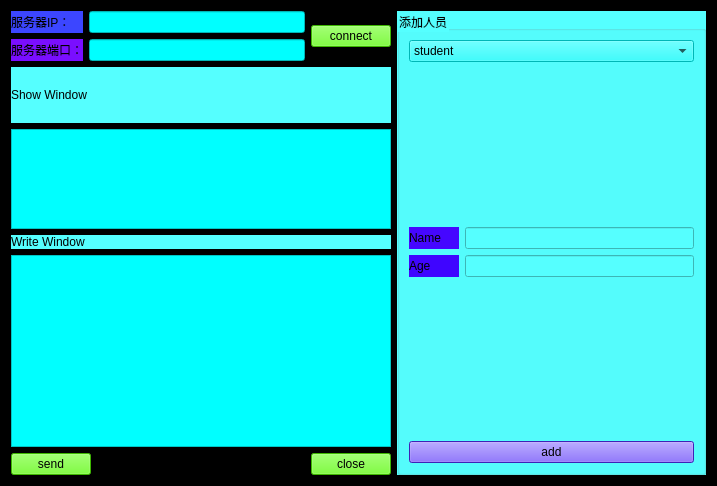
<?xml version="1.0" encoding="UTF-8"?>
<ui version="4.0">
 <class>ClientWidget</class>
 <widget class="QWidget" name="ClientWidget">
  <property name="geometry">
   <rect>
    <x>0</x>
    <y>0</y>
    <width>717</width>
    <height>486</height>
   </rect>
  </property>
  <property name="windowTitle">
   <string>Form</string>
  </property>
  <property name="styleSheet">
   <string notr="true">QWidget{
	
	background-color: rgb(85, 255, 255);
	background-color: rgb(0, 0, 0);
}

QLineEdit{
background-color: rgb(255, 244, 252);
	background-color: rgb(0, 255, 255);
}
QPushButton{
background-color: rgb(255, 170, 0);
	background-color: rgb(85, 255, 0);
	
}
QComboBox{
background-color: rgb(0, 255, 255);
}</string>
  </property>
  <layout class="QHBoxLayout" name="horizontalLayout_8">
   <item>
    <layout class="QHBoxLayout" name="horizontalLayout_7">
     <item>
      <layout class="QVBoxLayout" name="verticalLayout_6">
       <item>
        <layout class="QHBoxLayout" name="horizontalLayout_4">
         <item>
          <layout class="QVBoxLayout" name="verticalLayout">
           <item>
            <layout class="QHBoxLayout" name="horizontalLayout_2">
             <item>
              <widget class="QLabel" name="labelIP">
               <property name="minimumSize">
                <size>
                 <width>72</width>
                 <height>0</height>
                </size>
               </property>
               <property name="styleSheet">
                <string notr="true">background-color: rgb(60, 70, 255);
font: 11pt &quot;Arial&quot;;</string>
               </property>
               <property name="text">
                <string>服务器IP：</string>
               </property>
              </widget>
             </item>
             <item>
              <widget class="QLineEdit" name="lineEditIP">
               <property name="minimumSize">
                <size>
                 <width>50</width>
                 <height>0</height>
                </size>
               </property>
               <property name="text">
                <string/>
               </property>
              </widget>
             </item>
            </layout>
           </item>
           <item>
            <layout class="QHBoxLayout" name="horizontalLayout_3">
             <item>
              <widget class="QLabel" name="labelPort">
               <property name="styleSheet">
                <string notr="true">background-color: rgb(122, 14, 255);
font: 11pt &quot;Arial&quot;;</string>
               </property>
               <property name="text">
                <string>服务器端口：</string>
               </property>
              </widget>
             </item>
             <item>
              <widget class="QLineEdit" name="lineEditPort">
               <property name="text">
                <string/>
               </property>
              </widget>
             </item>
            </layout>
           </item>
          </layout>
         </item>
         <item>
          <widget class="QPushButton" name="btnConnect">
           <property name="styleSheet">
            <string notr="true">font: 12pt &quot;Arial&quot;;</string>
           </property>
           <property name="text">
            <string>connect</string>
           </property>
          </widget>
         </item>
        </layout>
       </item>
       <item>
        <layout class="QVBoxLayout" name="verticalLayout_2">
         <item>
          <widget class="QLabel" name="label">
           <property name="styleSheet">
            <string notr="true">QWidget{
	font: 12pt &quot;Arial&quot;;
background-color: rgb(85, 255, 255);
}</string>
           </property>
           <property name="text">
            <string>Show Window</string>
           </property>
          </widget>
         </item>
         <item>
          <widget class="QTextEdit" name="textEditRead">
           <property name="minimumSize">
            <size>
             <width>0</width>
             <height>20</height>
            </size>
           </property>
           <property name="maximumSize">
            <size>
             <width>16777215</width>
             <height>100</height>
            </size>
           </property>
           <property name="styleSheet">
            <string notr="true">background-color: rgb(255, 170, 255);
font: 16pt &quot;Arial&quot;;
background-color: rgb(0, 255, 255);</string>
           </property>
           <property name="readOnly">
            <bool>true</bool>
           </property>
          </widget>
         </item>
        </layout>
       </item>
       <item>
        <layout class="QVBoxLayout" name="verticalLayout_5">
         <item>
          <widget class="QLabel" name="label_2">
           <property name="styleSheet">
            <string notr="true">QWidget{
	font: 12pt &quot;Arial&quot;;
background-color: rgb(85, 255, 255);
}</string>
           </property>
           <property name="text">
            <string>Write Window</string>
           </property>
          </widget>
         </item>
         <item>
          <widget class="QTextEdit" name="textEditWrite">
           <property name="minimumSize">
            <size>
             <width>8</width>
             <height>30</height>
            </size>
           </property>
           <property name="styleSheet">
            <string notr="true">background-color: rgb(255, 170, 255);
font: 75 italic 12pt &quot;Arial&quot;;
background-color: rgb(0, 255, 255);
</string>
           </property>
          </widget>
         </item>
        </layout>
       </item>
       <item>
        <layout class="QHBoxLayout" name="horizontalLayout">
         <item>
          <widget class="QPushButton" name="btnSend">
           <property name="styleSheet">
            <string notr="true">font: 12pt &quot;Arial&quot;;</string>
           </property>
           <property name="text">
            <string>send</string>
           </property>
          </widget>
         </item>
         <item>
          <spacer name="horizontalSpacer">
           <property name="orientation">
            <enum>Qt::Horizontal</enum>
           </property>
           <property name="sizeHint" stdset="0">
            <size>
             <width>214</width>
             <height>20</height>
            </size>
           </property>
          </spacer>
         </item>
         <item>
          <widget class="QPushButton" name="btnClose">
           <property name="styleSheet">
            <string notr="true">font: 12pt &quot;Arial&quot;;</string>
           </property>
           <property name="text">
            <string>close</string>
           </property>
          </widget>
         </item>
        </layout>
       </item>
      </layout>
     </item>
     <item>
      <widget class="QGroupBox" name="groupBox">
       <property name="styleSheet">
        <string notr="true">QWidget{
background-color: rgb(85, 255, 255);
}</string>
       </property>
       <property name="title">
        <string>添加人员</string>
       </property>
       <layout class="QVBoxLayout" name="verticalLayout_4">
        <item>
         <layout class="QVBoxLayout" name="verticalLayout_3">
          <item>
           <widget class="QComboBox" name="comboBox">
            <property name="styleSheet">
             <string notr="true">background-color: rgb(0, 255, 255);
font: 11pt &quot;Arial&quot;;</string>
            </property>
            <item>
             <property name="text">
              <string>student</string>
             </property>
            </item>
            <item>
             <property name="text">
              <string>programmer</string>
             </property>
            </item>
           </widget>
          </item>
          <item>
           <spacer name="verticalSpacer">
            <property name="orientation">
             <enum>Qt::Vertical</enum>
            </property>
            <property name="sizeHint" stdset="0">
             <size>
              <width>20</width>
              <height>40</height>
             </size>
            </property>
           </spacer>
          </item>
          <item>
           <layout class="QHBoxLayout" name="horizontalLayout_5">
            <item>
             <widget class="QLabel" name="labelName">
              <property name="minimumSize">
               <size>
                <width>50</width>
                <height>0</height>
               </size>
              </property>
              <property name="styleSheet">
               <string notr="true">background-color: rgb(69, 7, 255);
font: 11pt &quot;Arial&quot;;</string>
              </property>
              <property name="text">
               <string>Name</string>
              </property>
             </widget>
            </item>
            <item>
             <widget class="QLineEdit" name="lineEditName"/>
            </item>
           </layout>
          </item>
          <item>
           <layout class="QHBoxLayout" name="horizontalLayout_6">
            <item>
             <widget class="QLabel" name="labelAge">
              <property name="minimumSize">
               <size>
                <width>50</width>
                <height>0</height>
               </size>
              </property>
              <property name="styleSheet">
               <string notr="true">background-color: rgb(63, 5, 255);
font: 12pt &quot;Arial&quot;;</string>
              </property>
              <property name="text">
               <string>Age</string>
              </property>
             </widget>
            </item>
            <item>
             <widget class="QLineEdit" name="lineEditAge"/>
            </item>
           </layout>
          </item>
          <item>
           <spacer name="verticalSpacer_2">
            <property name="orientation">
             <enum>Qt::Vertical</enum>
            </property>
            <property name="sizeHint" stdset="0">
             <size>
              <width>20</width>
              <height>40</height>
             </size>
            </property>
           </spacer>
          </item>
          <item>
           <widget class="QPushButton" name="btnAdd">
            <property name="styleSheet">
             <string notr="true">QPushButton{
	font: 12pt &quot;Arial&quot;;
background-color: rgb(88, 47, 255);
}</string>
            </property>
            <property name="text">
             <string>add</string>
            </property>
           </widget>
          </item>
         </layout>
        </item>
       </layout>
      </widget>
     </item>
    </layout>
   </item>
  </layout>
 </widget>
 <resources/>
 <connections/>
</ui>
